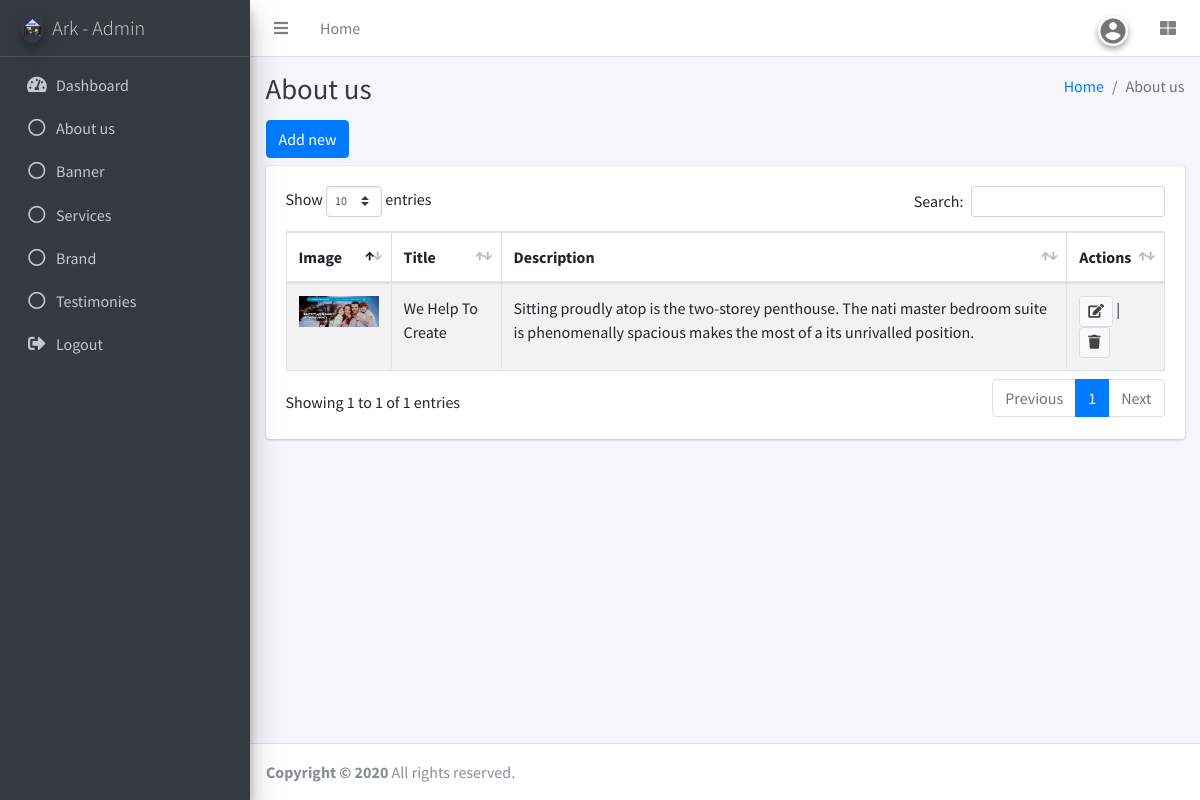
The page /0.0.0.0/about-us.php (signed in) on the database its author committed.
### tables this page shows
CREATE TABLE `about_us` (
  `id` int(11) NOT NULL,
  `title` varchar(150) NOT NULL,
  `description` varchar(2040) NOT NULL,
  `image` varchar(150) NOT NULL
);

### 0.0.0.0/model/MysqliDb.php (called while the page is built, shortened)
<?php
class MysqliDb
{
    public static $prefix = '';
    protected $_mysqli = array();
    protected $_query;
    protected $_queryOptions = array();
    protected $_orderBy = array();
    protected $_groupBy = array();
    public $returnType = 'array';
    protected $_nestJoin = false;
    private $_tableName = '';
    protected $_mapKey = null;
    public $defConnectionName = 'default';
    protected $_transaction_in_progress = false;
    public function __construct($host = null, $username = null, $password = null, $db = null, $port = null, $charset = 'utf8', $socket = null)
    {
        $isSubQuery = false;
    }
    public function addConnection($name, array $params)
    {
        foreach (array('host', 'username', 'password', 'db', 'port', 'socket', 'charset') as $k) {
            $prm = isset($params[$k]) ? $params[$k] : null;
            if ($k == 'host') {
                if (is_object($prm))
                    $this->_mysqli[$name] = $prm;
                if (!is_string($prm))
                    $prm = null;
            }
        }
        return $this;
    }
    public function mysqli()
    {
        return $this->_mysqli[$this->defConnectionName];
    }
    protected function reset()
    {
        $this->_orderBy = array();
        $this->_groupBy = array();
        $this->_query = null;
        $this->_queryOptions = array();
        $this->returnType = 'array';
        $this->_nestJoin = false;
        $this->_tableName = '';
        $this->_mapKey = null;
        if(!$this->_transaction_in_progress ) {
            $this->defConnectionName = 'default';
        }
        return $this;
    }
    public function get($tableName, $numRows = null, $columns = '*')
    {
        $column = is_array($columns) ? implode(', ', $columns) : $columns;
        if (strpos($tableName, '.') === false) {
            $this->_tableName = self::$prefix . $tableName;
        } else {
            $this->_tableName = $tableName;
        }
        $this->_query = 'SELECT ' . implode(' ', $this->_queryOptions) . ' ' .
            $column . " FROM " . $this->_tableName;
        $stmt = $this->_buildQuery($numRows);
        $stmt->execute();
        $res = $this->_dynamicBindResults($stmt);
        return $res;
    }
    protected function _buildQuery($numRows = null, $tableData = null)
    {
        $stmt = $this->_prepareQuery();
        return $stmt;
    }
    protected function _dynamicBindResults(mysqli_stmt $stmt)
    {
        $parameters = array();
        $results = array();
        $mysqlLongType = 252;
        $shouldStoreResult = false;
        $meta = $stmt->result_metadata();
        $row = array();
        while ($field = $meta->fetch_field()) {
            if ($this->_nestJoin && $field->table != $this->_tableName) {
                $field->table = substr($field->table, strlen(self::$prefix));
                $row[$field->table][$field->name] = null;
                $parameters[] = & $row[$field->table][$field->name];
            } else {
                $row[$field->name] = null;
                $parameters[] = & $row[$field->name];
            }
        }
        call_user_func_array(array($stmt, 'bind_result'), $parameters);
        while ($stmt->fetch()) {
            if ($this->returnType == 'object') {
                $result = new stdClass ();
                foreach ($row as $key => $val) {
                    if (is_array($val)) {
                        $result->$key = new stdClass ();
                        foreach ($val as $k => $v) {
                            $result->$key->$k = $v;
                        }
                    } else {
                        $result->$key = $val;
                    }
                }
            } else {
                $result = array();
                foreach ($row as $key => $val) {
                    if (is_array($val)) {
                        foreach ($val as $k => $v) {
                            $result[$key][$k] = $v;
                        }
                    } else {
                        $result[$key] = $val;
                    }
                }
            }
            if ($this->_mapKey) {
                $results[$row[$this->_mapKey]] = count($row) > 2 ? $result : end($result);
            } else {
                array_push($results, $result);
            }
        }
        return $results;
    }
    protected function _buildCondition($operator, &$conditions)
    {
        if (empty($conditions)) {
            return;
        }
        $this->_query .= ' ' . $operator;
    }
    protected function _buildGroupBy()
    {
        if (empty($this->_groupBy)) {
            return;
        }
        $this->_query .= " GROUP BY ";
        $this->_query = rtrim($this->_query, ', ') . " ";
    }
    protected function _buildOrderBy()
    {
        if (empty($this->_orderBy)) {
            return;
        }
        $this->_query .= " ORDER BY ";
        $this->_query = rtrim($this->_query, ', ') . " ";
    }
    protected function _prepareQuery()
    {
        $stmt = $this->mysqli()->prepare($this->_query);
        if ($stmt !== false) {
            return $stmt;
        }
        $error = $this->mysqli()->error;
        $query = $this->_query;
        $errno = $this->mysqli()->errno;
        throw new Exception(sprintf('%s query: %s', $error, $query), $errno);
    }
    protected function replacePlaceHolders($str, $vals)
    {
        $newStr = "";
        $newStr .= $str;
        return $newStr;
    }
}

### 0.0.0.0/model/config.php (called while the page is built)
<?php
 require_once ('MysqliDb.php');
 $mysqli = new mysqli ('localhost', 'root', '', 'ark_admin');
 $db = new MysqliDb ($mysqli);
?>

### 0.0.0.0/about-us.php (the view, shortened to what this page needs)
<?php
  require('session.php');
  include 'views/nav_header.php';
?>
  <div class="content-wrapper">
    <div class="content-header">
      <div class="container-fluid">
        <div class="row mb-2">
          <div class="col-sm-6">
            <h1 class="m-0 text-dark">About us</h1>
          </div>
          <div class="col-sm-6">
            <ol class="breadcrumb float-sm-right">
              <li class="breadcrumb-item"><a href="#">Home</a></li>
              <li class="breadcrumb-item active">About us</li>
            </ol>
          </div>
        </div>
      </div>
    </div>
	<section class="content">
		  <div class="container-fluid">
		    <div class="row">
		      <div class="col-md-6 mb-2" style="margin-top: -10px;">
		      	<button type="button" class="btn btn-primary" data-toggle="modal" data-target="#add">
                  Add new
                </button>
              </div>
		      <div class="col-md-12">
		        <div class="card">
		          <div class="card-body">
              	    <table id="table_au" class="table table-bordered table-striped">
              	    	<thead>
		                <tr>
		                  <th>Image</th>
		                  <th>Title</th>
		                  <th>Description</th>
		                  <th>Actions</th>
		                </tr>
		                </thead>
		                <tbody>
		                 <?php
                          $au = $db->get('about_us');
                          foreach ($au as $row)
                          {
                          	$id = $row['id'];
                          	?>
                            <tr>
                            <td><img src="<?php echo $row['image']; ?>" width="80"></td>
                            <td><?php echo $row['title']; ?></td>
                            <td><?php echo $row['description']; ?></td>
                            <td>
		                  	<a href="#edit<?=$id?>" data-toggle="modal"><button type="button" class="btn btn-default btn-sm"><span class="fa fa-edit"></span></button></a> |
				            <a href="#delete<?=$id?>" data-toggle="modal"><button type="button" class="btn
				            btn-default btn-sm"><span class="fa fa-trash"></span></button></a>
		                  	</td>
		                    </tr>
                          	<?php
                          }
		                 ?>
		                </tbody>
              	    </table>
              	  </div>
		        </div>
		        </div>
		    </div>
		  </div>
	</section>
<?php
  include 'views/footer.php';
?>

### rows shown on the page
about_us: image (picture), title "We Help To Create", description "Sitting proudly atop is the two-storey penthouse. The nati master bedroom suite is phenomenally spacious makes the most of a its unrivalled position."
